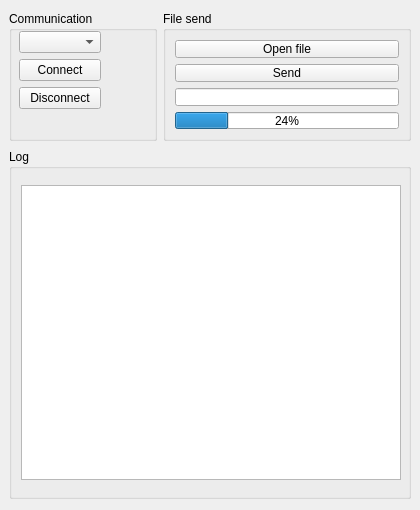
<?xml version="1.0" encoding="UTF-8"?>
<ui version="4.0">
 <class>MainWindow</class>
 <widget class="QMainWindow" name="MainWindow">
  <property name="enabled">
   <bool>true</bool>
  </property>
  <property name="geometry">
   <rect>
    <x>0</x>
    <y>0</y>
    <width>420</width>
    <height>510</height>
   </rect>
  </property>
  <property name="minimumSize">
   <size>
    <width>420</width>
    <height>510</height>
   </size>
  </property>
  <property name="maximumSize">
   <size>
    <width>420</width>
    <height>510</height>
   </size>
  </property>
  <property name="baseSize">
   <size>
    <width>420</width>
    <height>510</height>
   </size>
  </property>
  <property name="windowTitle">
   <string>comhdlc</string>
  </property>
  <widget class="QWidget" name="centralwidget">
   <layout class="QGridLayout" name="gridLayout_2">
    <item row="0" column="2">
     <widget class="QGroupBox" name="groupBox_file_opeartions">
      <property name="maximumSize">
       <size>
        <width>250</width>
        <height>130</height>
       </size>
      </property>
      <property name="title">
       <string>File send</string>
      </property>
      <layout class="QVBoxLayout" name="verticalLayout_2">
       <item>
        <widget class="QPushButton" name="button_file_dialog">
         <property name="text">
          <string>Open file</string>
         </property>
        </widget>
       </item>
       <item>
        <widget class="QPushButton" name="button_send_file">
         <property name="text">
          <string>Send</string>
         </property>
        </widget>
       </item>
       <item>
        <widget class="QLineEdit" name="selected_file_name"/>
       </item>
       <item>
        <widget class="QProgressBar" name="file_send_progress">
         <property name="value">
          <number>24</number>
         </property>
        </widget>
       </item>
      </layout>
     </widget>
    </item>
    <item row="1" column="0" colspan="3">
     <widget class="QGroupBox" name="groupBox_2">
      <property name="maximumSize">
       <size>
        <width>16777215</width>
        <height>350</height>
       </size>
      </property>
      <property name="title">
       <string>Log</string>
      </property>
      <layout class="QGridLayout" name="gridLayout_3">
       <item row="1" column="0">
        <widget class="QTextEdit" name="text_log">
         <property name="sizePolicy">
          <sizepolicy hsizetype="Fixed" vsizetype="Fixed">
           <horstretch>0</horstretch>
           <verstretch>0</verstretch>
          </sizepolicy>
         </property>
         <property name="minimumSize">
          <size>
           <width>380</width>
           <height>295</height>
          </size>
         </property>
         <property name="maximumSize">
          <size>
           <width>380</width>
           <height>295</height>
          </size>
         </property>
         <property name="font">
          <font>
           <family>Consolas</family>
          </font>
         </property>
         <property name="acceptDrops">
          <bool>false</bool>
         </property>
         <property name="undoRedoEnabled">
          <bool>false</bool>
         </property>
         <property name="readOnly">
          <bool>true</bool>
         </property>
        </widget>
       </item>
      </layout>
     </widget>
    </item>
    <item row="0" column="0" colspan="2">
     <widget class="QGroupBox" name="groupBox">
      <property name="maximumSize">
       <size>
        <width>16777215</width>
        <height>16777215</height>
       </size>
      </property>
      <property name="title">
       <string>Communication</string>
      </property>
      <widget class="QWidget" name="layoutWidget">
       <property name="geometry">
        <rect>
         <x>10</x>
         <y>20</y>
         <width>82</width>
         <height>78</height>
        </rect>
       </property>
       <layout class="QVBoxLayout" name="verticalLayout">
        <item>
         <widget class="QComboBox" name="comboBox"/>
        </item>
        <item>
         <widget class="QPushButton" name="buttonConnect">
          <property name="text">
           <string>Connect</string>
          </property>
         </widget>
        </item>
        <item>
         <widget class="QPushButton" name="buttonDisconnect">
          <property name="text">
           <string>Disconnect</string>
          </property>
         </widget>
        </item>
       </layout>
      </widget>
      <widget class="QWidget" name="gridLayoutWidget">
       <property name="geometry">
        <rect>
         <x>100</x>
         <y>20</y>
         <width>41</width>
         <height>41</height>
        </rect>
       </property>
       <layout class="QGridLayout" name="gridLayout"/>
      </widget>
     </widget>
    </item>
   </layout>
  </widget>
  <widget class="QMenuBar" name="menubar">
   <property name="geometry">
    <rect>
     <x>0</x>
     <y>0</y>
     <width>420</width>
     <height>20</height>
    </rect>
   </property>
  </widget>
 </widget>
 <resources/>
 <connections/>
 <slots>
  <slot>on_button_send_file_clicked()</slot>
  <slot>on_button_file_dialog_clicked()</slot>
 </slots>
</ui>
